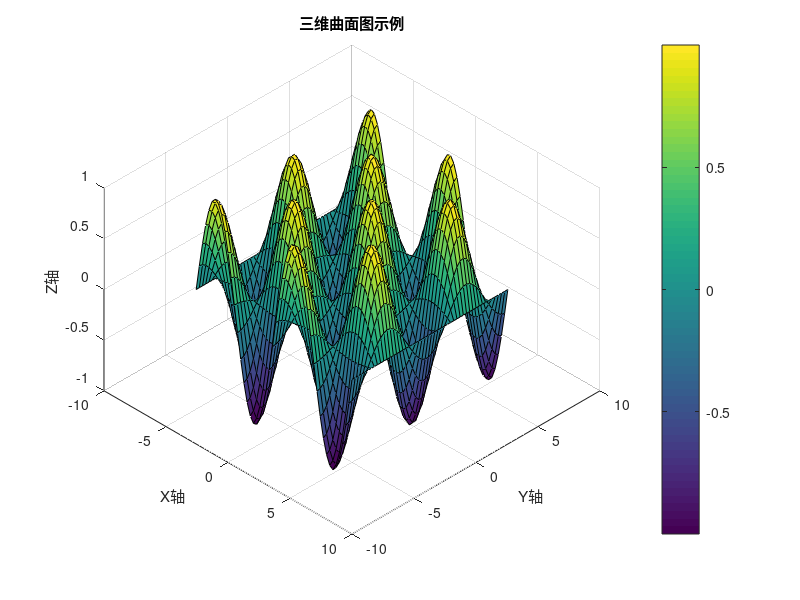

The MATLAB script that drew this image:
clc;clear;close all;
% 定义x和y的范围
x = linspace(-2*pi, 2*pi, 50); % 从-2π到2π，共50个点
y = linspace(-2*pi, 2*pi, 50);

% 创建网格
[X, Y] = meshgrid(x, y);

% 计算z的值
Z = sin(X) .* cos(Y);

% 绘制曲面图
surf(X, Y, Z);

% 添加图形标题和轴标签
title('三维曲面图示例')
xlabel('X轴')
ylabel('Y轴')
zlabel('Z轴')

% 添加颜色条
colorbar

% 调整视角
view(45, 45)

% 保存图形
% saveas(gcf, '3DSurfacePlot.png');